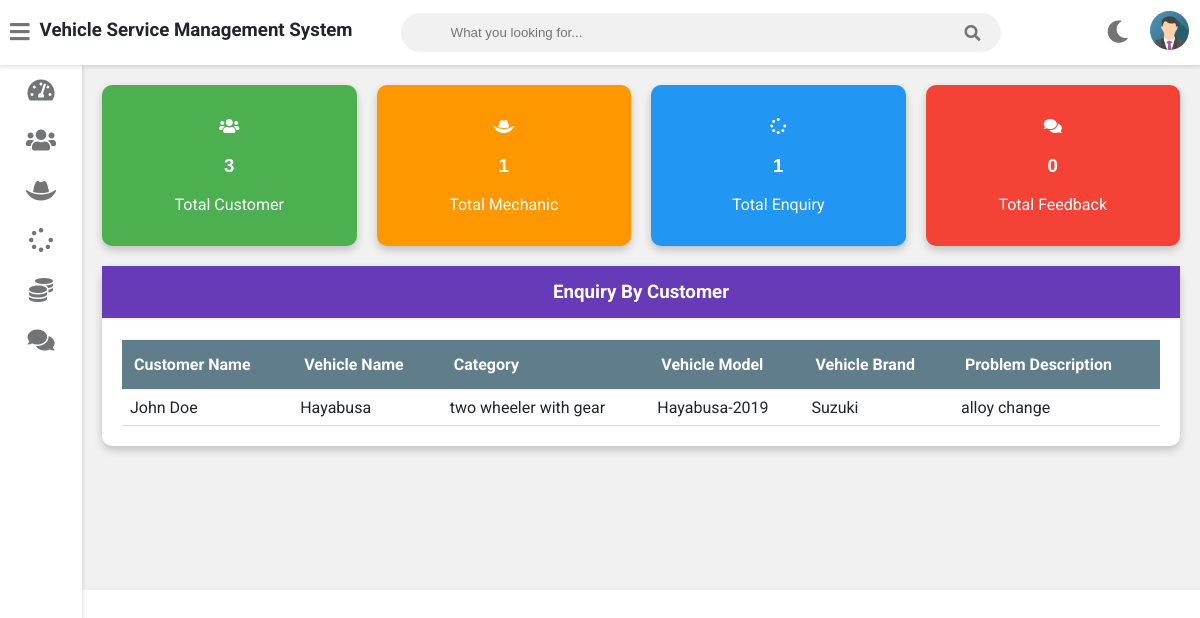
The app's page /admin-dashboard (signed in) with its own data.
### vehicle/models.py (models this page shows, shortened)
class Customer(models.Model):
    user=models.OneToOneField(User,on_delete=models.CASCADE)
    profile_pic= models.ImageField(upload_to='profile_pic/CustomerProfilePic/',null=True,blank=True)
    address = models.CharField(max_length=40)
    mobile = models.CharField(max_length=20,null=False)
    @property
    def get_name(self):
        return self.user.first_name+" "+self.user.last_name

class Request(models.Model):
    cat=(('two wheeler with gear','two wheeler with gear'),('two wheeler without gear','two wheeler without gear'),('three wheeler','three wheeler'),('four wheeler','four wheeler'))
    category=models.CharField(max_length=50,choices=cat)
    vehicle_no=models.PositiveIntegerField(null=False)
    vehicle_name = models.CharField(max_length=40,null=False)
    vehicle_model = models.CharField(max_length=40,null=False)
    vehicle_brand = models.CharField(max_length=40,null=False)
    problem_description = models.CharField(max_length=500,null=False)
    date=models.DateField(auto_now=True)
    cost=models.PositiveIntegerField(null=True)
    customer=models.ForeignKey('Customer', on_delete=models.CASCADE,null=True)
    mechanic=models.ForeignKey('Mechanic',on_delete=models.CASCADE,null=True)
    stat=(('Pending','Pending'),('Approved','Approved'),('Repairing','Repairing'),('Repairing Done','Repairing Done'),('Released','Released'))
    status=models.CharField(max_length=50,choices=stat,default='Pending',null=True)

### vehicle/views.py (the view)
# urls.py: path('admin-dashboard', views.admin_dashboard_view,name='admin-dashboard'),
@login_required(login_url='adminlogin')
def admin_dashboard_view(request):
    enquiry=models.Request.objects.all().order_by('-id')
    customers=[]
    for enq in enquiry:
        customer=models.Customer.objects.get(id=enq.customer_id)
        customers.append(customer)
    dict={
    'total_customer':models.Customer.objects.all().count(),
    'total_mechanic':models.Mechanic.objects.all().count(),
    'total_request':models.Request.objects.all().count(),
    'total_feedback':models.Feedback.objects.all().count(),
    'data':zip(customers,enquiry),
    }
    return render(request,'vehicle/admin_dashboard.html',context=dict)

### templates/vehicle/admin_dashboard.html
{% extends 'vehicle/adminbase.html' %}
{% load static %}
{% block content %}
	<div class="wrapper">
		<div class="row">
			<div class="col-3 col-m-6 col-sm-6">
				<div class="counter" style="background-color: #4CAF50; color: white;">
					<p>
						<i class="fas fa-users"></i>
					</p>
					<h3 style="font-family: 'Poppins', sans-serif;">{{total_customer}}</h3>
					<p>Total Customer</p>
				</div>
			</div>
			<div class="col-3 col-m-6 col-sm-6">
				<div class="counter" style="background-color: #FF9800; color: white;">
					<p>
						<i class="fas fa-hat-cowboy"></i>
					</p>
					<h3 style="font-family: 'Poppins', sans-serif;">{{total_mechanic}}</h3>
					<p>Total Mechanic</p>
				</div>
			</div>
			<div class="col-3 col-m-6 col-sm-6">
				<div class="counter" style="background-color: #2196F3; color: white;">
					<p>
						<i class="fas fa-spinner"></i>
					</p>
					<h3 style="font-family: 'Poppins', sans-serif;">{{total_request}}</h3>
					<p>Total Enquiry</p>
				</div>
			</div>
			<div class="col-3 col-m-6 col-sm-6">
				<div class="counter" style="background-color: #F44336; color: white;">
					<p>
						<i class="fas fa-comments"></i>
					</p>
					<h3 style="font-family: 'Poppins', sans-serif;">{{total_feedback}}</h3>
					<p>Total Feedback</p>
				</div>
			</div>
		</div>
		<div class="row">
			<div class="col-12 col-m-12 col-sm-12">
				<div class="card">
					<div class="card-header" style="background-color: #673AB7;">
						<h3 style="color:white; text-align:center; font-family: 'Roboto', sans-serif;">Enquiry By Customer</h3>
					</div>
					<div class="card-content" style="font-family: 'Roboto', sans-serif;">
						<table style="width: 100%; border-collapse: collapse;">
							<thead style="background-color: #607D8B; color: white;">
								<tr>
									<th>Customer Name</th>
									<th>Vehicle Name</th>
									<th>Category</th>
									<th>Vehicle Model</th>
									<th>Vehicle Brand</th>
									<th>Problem Description</th>
								</tr>
							</thead>
							<tbody>
								{% for c,r in data %}
								<tr style="border-bottom: 1px solid #ddd;">
									<td style="padding: 8px;">{{c.get_name}}</td>
									<td style="padding: 8px;">{{r.vehicle_name}}</td>
									<td style="padding: 8px;">{{r.category}}</td>
									<td style="padding: 8px;">{{r.vehicle_model}}</td>
									<td style="padding: 8px;">{{r.vehicle_brand}}</td>
									<td style="padding: 8px;">{{r.problem_description}}</td>
								</tr>
								{% endfor %}
							</tbody>
						</table>
					</div>
				</div>
			</div>
		</div>
		<br><br><br><br><br><br>
	</div>
{% endblock content %}

### static/style.css (style rules this page uses)
:root { --primary-color: #4834d4; --success-color: #6ab04c; --warning-color: #f0932b; --danger-color: #eb4d4b; --light-color: #212529; --light-second-color: #727475; --light-background: #ffffff; --light-second-background: #f1f1f1; --dark-color: #909090; --dark-second-color: #f5f6fa; --dark-background: #23242D; --dark-second-background: #181818; }
.light { --main-bg-color: var(--light-background); --second-bg-color: var(--light-second-background); --main-color: var(--light-color); --second-color: var(--light-second-color); }
* { box-sizing: border-box; }
body { font-family: 'Roboto', sans-serif; background: var(--main-bg-color); color: var(--main-color); margin: 0; }
.wrapper { padding: 10px; margin-left: 82px; padding-top: 75px; background: var(--second-bg-color); transition: margin-left .5s; }
.row { display: flex; flex-wrap: wrap; flex-direction: row; }
.row:after, .row:before { box-sizing: border-box; }
[class*="col-"] { padding: 10px; }
@media only screen and (min-width: 600px) { .col-sm-6 { width: 50%; } }
@media only screen and (min-width: 600px) { .col-sm-12 { width: 100%; } }
@media only screen and (min-width: 768px) { .col-m-6 { width: 50%; } }
@media only screen and (min-width: 768px) { .col-m-12 { width: 100%; } }
@media only screen and (min-width: 992px) { .col-3 { width: 25%; } }
@media only screen and (min-width: 992px) { .col-12 { width: 100%; } }
.counter { padding: 16px; text-align: center; color: #fff; border-radius: 10px; box-shadow: 0 4px 8px 0 rgba(0,0,0,0.2); }
.card { background: var(--main-bg-color); color: var(--main-color); border-radius: 10px; margin-bottom: 10px; box-shadow: 0 4px 8px 0 rgba(0,0,0,0.2); }
.card-header { padding: 15px 30px; border-bottom: 1px solid var(--second-bg-color); position: relative; }
.card-header h3 { margin: 0; }
.card-content { padding: 20px; overflow-x: auto; }
table { border-collapse: collapse; width: 100%; }
table td { border-top: 1px solid var(--second-bg-color); padding: 15px; }
table th { border-top: 1px solid var(--second-bg-color); border-bottom: 1px solid var(--second-bg-color); padding: 15px 12px; text-align: left; }

### records on screen
Customer: get_name "John Doe", vehicle_name "Hayabusa", category "two wheeler with gear", vehicle_model "Hayabusa-2019", vehicle_brand "Suzuki", problem_description "alloy change"

### other values on screen
{{ total_customer }} "3"
{{ total_mechanic }} "1"
{{ total_request }} "1"
{{ total_feedback }} "0"
